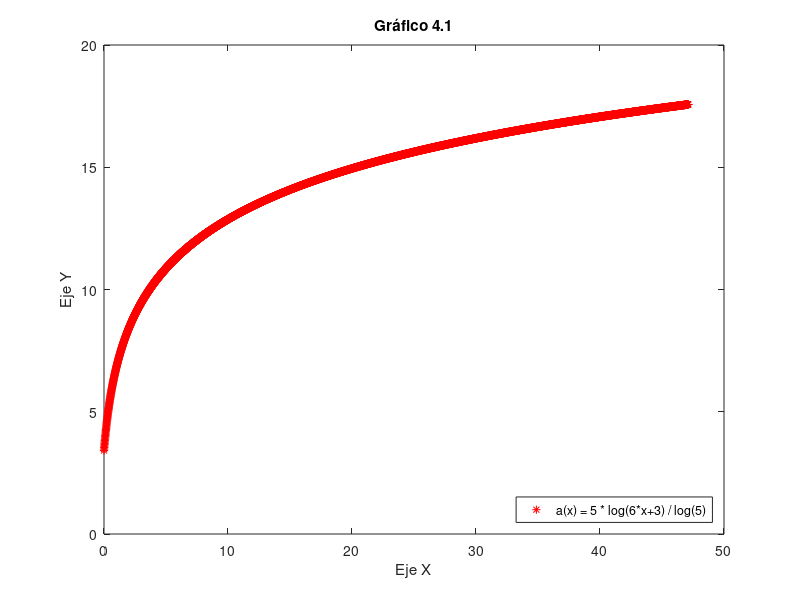
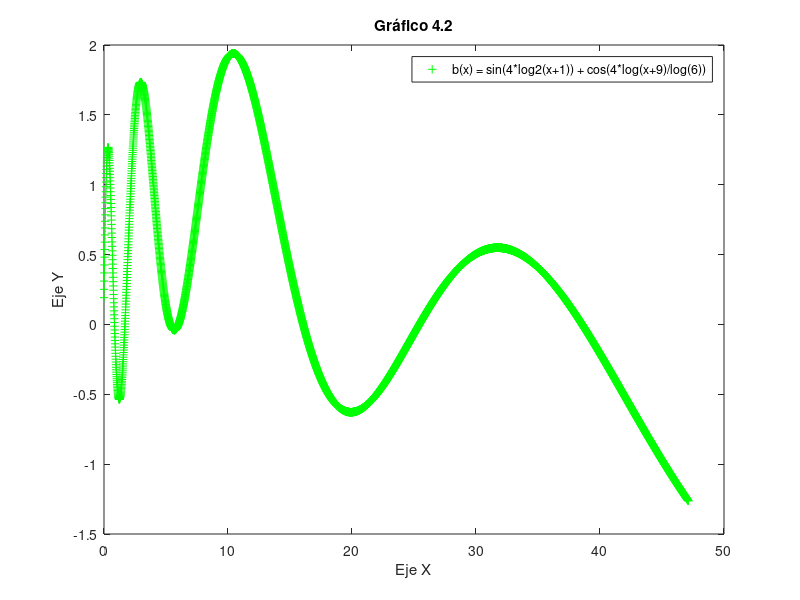
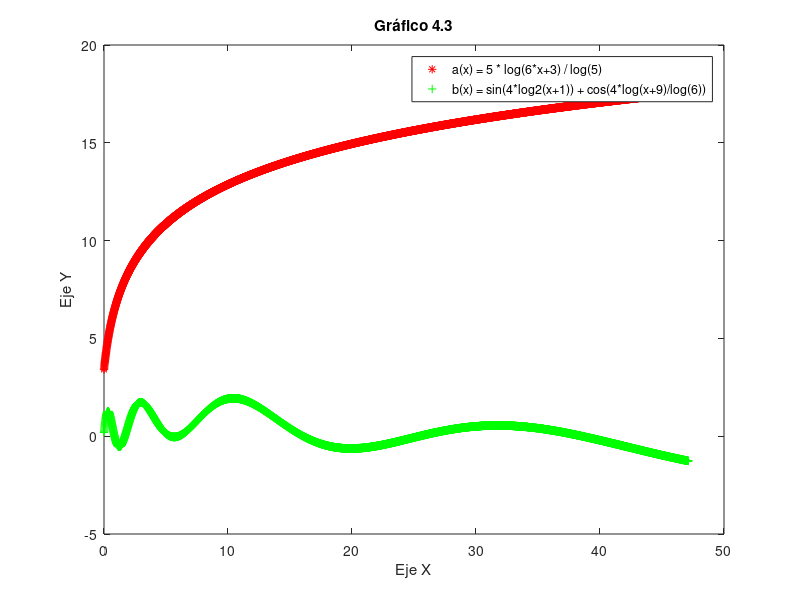
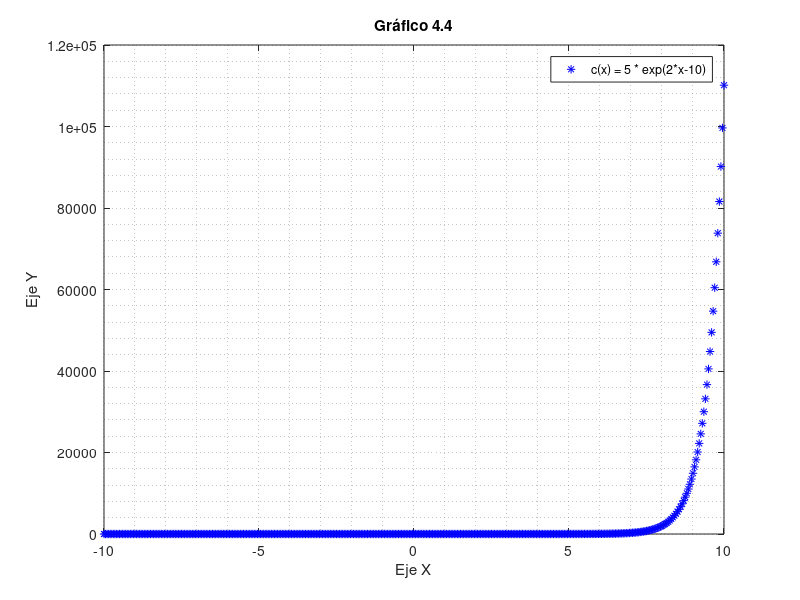

MATLAB code for these plots, in order:
% Primera Parte, Ejercicio A

x = 0:0.01:15*pi; % define dominio desde 0 a 15*pi con saltos de 0.01

a = 5 * log(6*x+3)/log(5); % evalua funcion a(x) en dominio
b = sin(4*log2(x+1)) + cos(4*log(x+9)/log(6)); % evalua funcion b(x) en dominio

figure(); % nueva figura
%displayName = '5 * log(6*x+3) / log(5)';
plot(x,a,'r *'); % plotea a(x) sobre dominio x, en rojo y con simbolo *
title('Gráfico 4.1'); % titulo del grafico
ylabel('Eje Y'); % etiqueta eje y
xlabel('Eje X'); % etiqueta eje x
legend('a(x) = 5 * log(6*x+3) / log(5)','Location','southeast'); % leyenda

figure(); % nueva figura
plot(x,b,'g +'); % plotea b(x) sobre dominio x, en verde y con simbolo +
title('Gráfico 4.2'); % titulo del grafico
ylabel('Eje Y'); % etiqueta eje y
xlabel('Eje X'); % etiqueta eje x
legend('b(x) = sin(4*log2(x+1)) + cos(4*log(x+9)/log(6))','Location','best'); % leyenda

figure(); % nueva figura
plot(x,a,'r *',x,b,'g +'); % plotea a(x) sobre dominio x, en rojo y con simbolo * y plotea b(x) sobre dominio x, en verde y con simbolo +
title('Gráfico 4.3'); % titulo del grafico
ylabel('Eje Y'); % etiqueta eje y
xlabel('Eje X'); % etiqueta eje x
legend('a(x) = 5 * log(6*x+3) / log(5)','b(x) = sin(4*log2(x+1)) + cos(4*log(x+9)/log(6))','Location','best'); % leyenda

% Primera Parte, Ejercicio B

x = -10:0.05:10; % define dominio desde -10 hasta 10 con saltos de 0.05 

c = 5*exp(2*x-10); % evalua funcion c(x) en dominio

figure(); % nueva figura
plot(x,c,'b *'); % plotea c(x) sobre dominio x, en azul y con simbolo * usando escala normal
title('Gráfico 4.4'); % titulo del grafico
ylabel('Eje Y'); % etiqueta eje y
xlabel('Eje X'); % etiqueta eje x
legend('c(x) = 5 * exp(2*x-10)','Location','best'); % leyenda
grid  minor % añade cuadricula

figure(); % nueva figura
semilogy(x,c,'b *'); % plotea c(x) sobre dominio x, en azul y con simbolo * usando escala normal
title('Gráfico 4.5'); % titulo del grafico
ylabel('Eje Y'); % etiqueta eje y
xlabel('Eje X'); % etiqueta eje x
legend('c(x) = 5 * exp(2*x-10)','Location','best'); % leyenda
grid  minor % añade cuadricula

